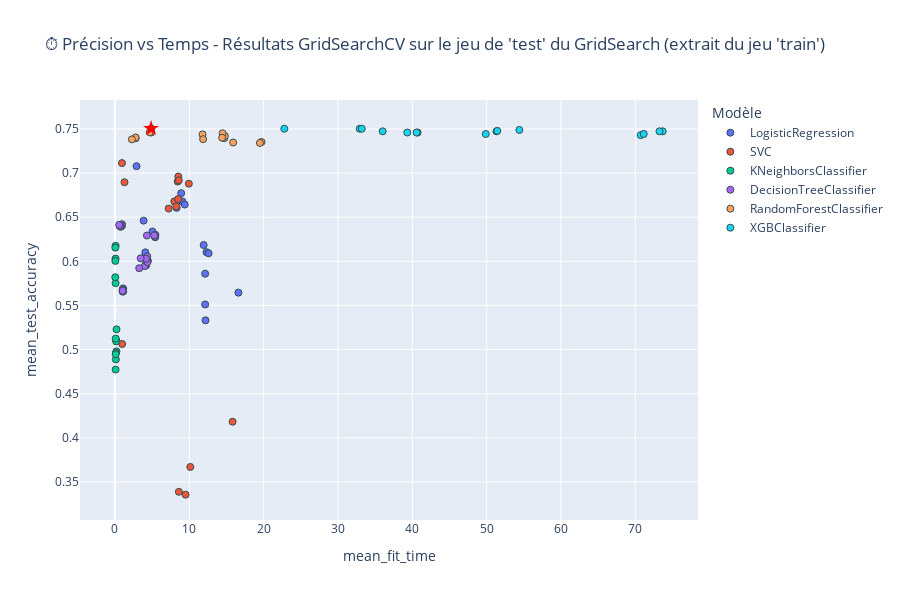
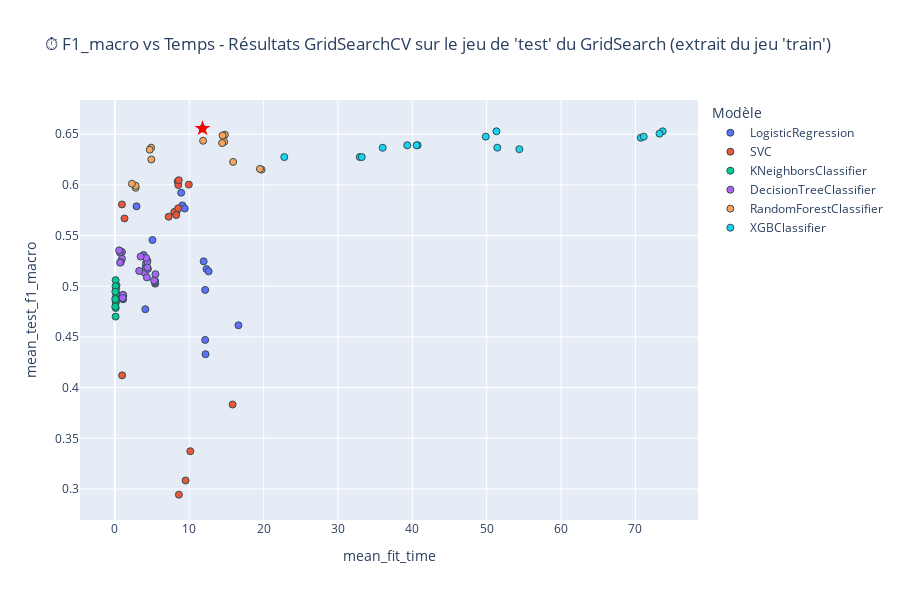
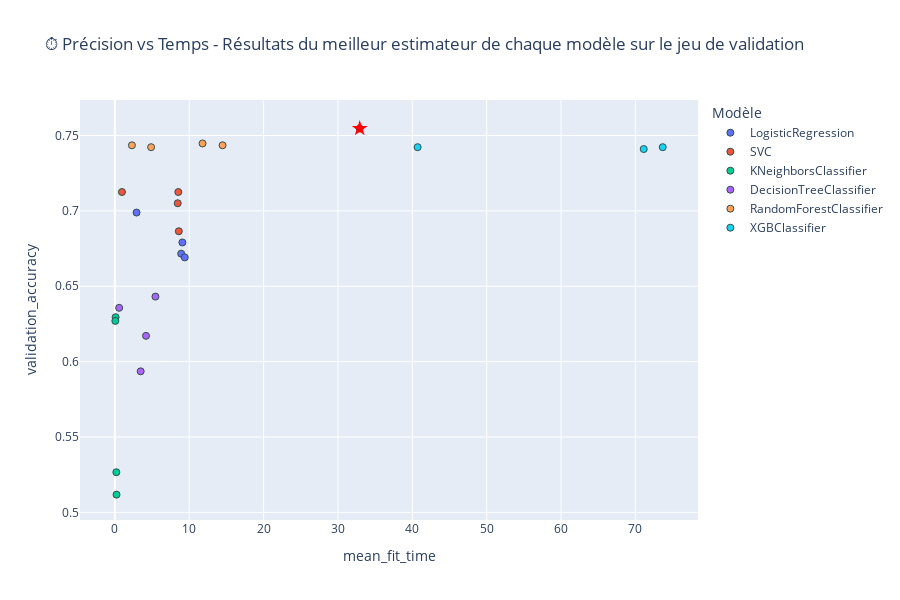
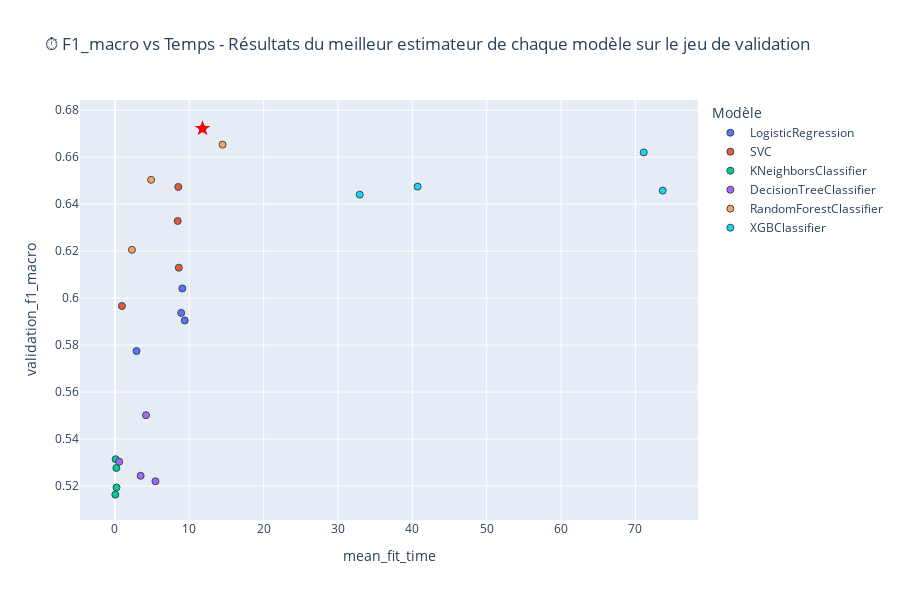

Write notebook code for charts like these, in order.
### Code cell
import plotly.express as px
import plotly.graph_objects as go

# Création du graphique interactif pour chaque cas

for score, title in scores.items():
    
    # Trouver l’indice du meilleur modèle
    best_idx = results_df[score].idxmax()
    best_row = results_df.loc[best_idx]

    fig = px.scatter(
        results_df,
        x='mean_fit_time',
        y=score,
        color='model_name',
        hover_data={
            'model_name': True,
            'params_str': True,
            'mean_fit_time': ':.2f',
            score: ':.4f',
        },
        title=title
    )
    fig.update_traces(marker=dict(size=7, line=dict(width=1, color='DarkSlateGrey')))

    # Ajouter un marqueur spécial pour le meilleur point
    fig.add_trace(go.Scatter(
        x=[best_row['mean_fit_time']],
        y=[best_row[score]],
        mode='markers+text',
        marker=dict(
            color='red',
            size=12,
            symbol='star'
        ),
        # text=["🏆"],
        textposition="top center",
        hoverinfo='skip',  # pour ne pas gêner les tooltips de px
        showlegend=False
    ))

    fig.update_layout(legend_title_text='Modèle', height=600)
    fig.show()
